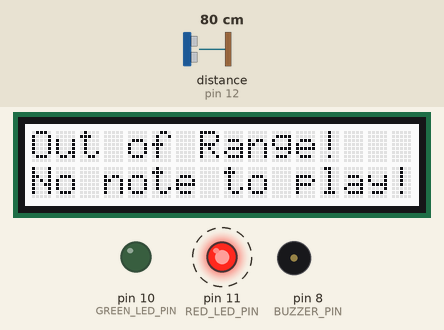
This sketch was run on a simulated Arduino Uno, built with avr-gcc and run on an emulated ATmega328P. Parts: 16×2 character LCD, output pins drawn as LEDs (lit = HIGH), buzzer (waves = sounding). Dashed ring = blinking. The test bench sets the inputs (shaded band); at power-on: distance to the obstacle (sensor on pin 12) 80 cm. The echo pulse lasts 58.3 µs per cm.

Above: at 0.92 s.
1.3 s: distance to the obstacle (sensor on pin 12) set to 18 cm
At 2.0 s:
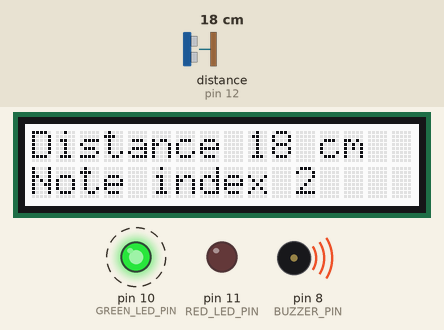
3.7 s: distance to the obstacle (sensor on pin 12) set to 11 cm
At 4.47 s:
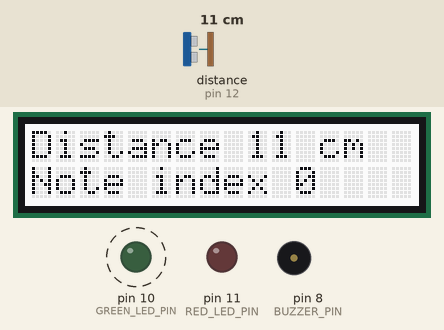
5.4 s: distance to the obstacle (sensor on pin 12) set to 8 cm
At 5.84 s:
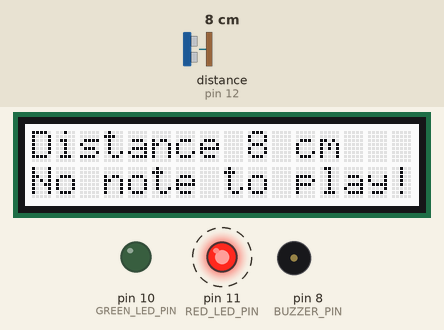
8.1 s: distance to the obstacle (sensor on pin 12) set to 60 cm
At 8.56 s:
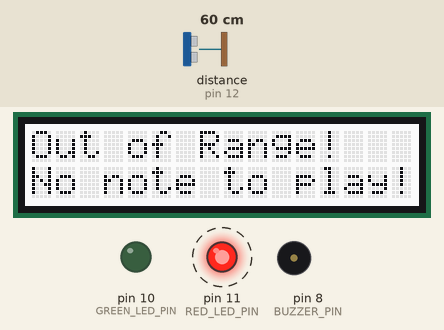
Timing chart, 0 to 11.9 s (numbered marks = the images above; inputs shaded):
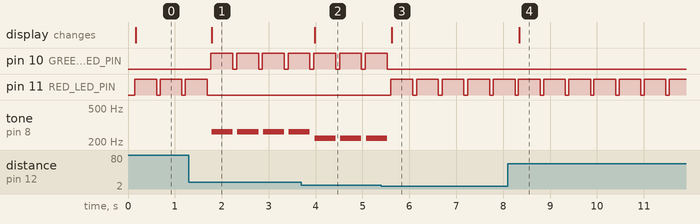

The sketch:

arduino-virtual-piano.ino
```cpp
/*
 * Arduino Virtual Piano - Plays notes relative to the distance measured by the ultrasonic sensor
 *
 * Circuit:
 *
 * - An HC-SR04 ultrasonic sensor connected to pin 13 (trigger) and pin 12 (echo) to measure the distance
 * - A piezo buzzer connected to pin 8 to produce the sound
 * - Optionally a Grove 2x16 LCD display connected to I2C to show some information
 * - Optionally a green led connected to pin 10 to indicate a tone being played
 * - Optionally a red led connected to pin 11 to indicate no tone being played
 *
 * https://github.com/jurgensmit/arduino-virtual-piano
 *
 */

#include <NewPing.h>
#include <Wire.h>
#include "rgb_lcd.h"

#define TRIGGER_PIN    13    // Arduino pin tied to trigger pin on the ultrasonic sensor.
#define ECHO_PIN       12    // Arduino pin tied to echo pin on the ultrasonic sensor.
#define MAX_DISTANCE   42    // Maximum distance we want to ping for (in centimeters). Maximum sensor distance is rated at 400-500cm.
#define RED_LED_PIN    11    // Arduino pin tied to the anode of the red led
#define GREEN_LED_PIN  10    // Arduino pin tied to the anode of the green led
#define BUZZER_PIN     8     // Arduino pin tied to the buzzer
#define NOTE_DURATION  450   // The duration of 1 note

NewPing sonar(TRIGGER_PIN, ECHO_PIN, MAX_DISTANCE);  // NewPing setup of pins and maximum distance.
rgb_lcd lcd;

// Frequency of the noted that can be played (c4..c5)
int notes[] = {
  220, 247, 262, 294, 330, 349, 392, 440
};

void setup() {
  lcd.begin(16, 2);  // Set up the LCD's number of columns and rows:

  pinMode(RED_LED_PIN, OUTPUT);
  pinMode(GREEN_LED_PIN, OUTPUT);
  pinMode(BUZZER_PIN, OUTPUT);

  lcd.clear();
  lcd.print("Virtual Piano");

  turnOffLeds();
}

void turnOnRedLed() {
  digitalWrite(RED_LED_PIN, HIGH);
}

void turnOnGreenLed() {
  digitalWrite(GREEN_LED_PIN, HIGH);
}

void turnOffLeds() {
  digitalWrite(GREEN_LED_PIN, LOW);
  digitalWrite(RED_LED_PIN, LOW);
}

void printDistance(unsigned int distance) {
  lcd.home();
  if(distance > 0) {
    lcd.print(String("Distance ") + String(distance) + String(" cm                "));
  }
  else {
    lcd.print("Out of Range!   ");
  }
}

unsigned int getDistance() {
  delay(50);  // Wait 50ms between pings (about 20 pings/sec). 29ms should be the shortest delay between pings.
  unsigned int distance = sonar.ping_cm(); // Send ping, get distance in centimeters.
  return distance;
}

void printNote(int noteIndex) {
  lcd.setCursor(0, 1);
  if(noteIndex >= 0) {
    lcd.print(String("Note index ") + String(noteIndex) + String("     "));
  }
  else {
    lcd.print("No note to play!");
  }
}

void playNote(unsigned int frequency, unsigned int duration) {
  if(frequency > 0) {
    tone(BUZZER_PIN, frequency);
  }
  delay(duration);
  noTone(BUZZER_PIN);
}

void loop() {
  turnOffLeds();
  unsigned int distance = getDistance();
  printDistance(distance);
  if(distance >= 10 && distance <= 41) {
    turnOnGreenLed();
    unsigned int noteIndex = (distance - 10) / 4;
    printNote(noteIndex);
    playNote(notes[noteIndex], NOTE_DURATION);
  }
  else {
    turnOnRedLed();
    printNote(-1);
    playNote(0, NOTE_DURATION);  // Not play any note, just wait
  }
}
```

Measured:
- the behaviour switches between 10 and 9 cm on distance to the obstacle (sensor on pin 12) (found by bisection; images 2 and 3)
- after the input at 1.3 s, pin 10 (GREEN_LED_PIN): alternates HIGH for 0.47 s and LOW for 0.08 s, starting after 0.47 s; pin 11 (RED_LED_PIN): goes on until 1.7 s, then stays LOW; tone on pin 8 (BUZZER_PIN): alternates 262 Hz for 0.45 s and silent for 0.10 s, starting after 0.48 s; the display: changes after 0.48 s (image 1)
- after the input at 3.7 s, the display: changes after 0.28 s (image 2)
- after the input at 5.4 s, pin 10 (GREEN_LED_PIN): goes on until 5.5 s, then stays LOW; pin 11 (RED_LED_PIN): alternates HIGH for 0.47 s and LOW for 0.08 s, starting after 0.21 s; tone on pin 8 (BUZZER_PIN): goes on until 5.5 s, then stays silent; the display: changes after 0.22 s (image 3)
- after the input at 8.1 s, the display: changes after 0.24 s (image 4)
- by itself, pin 11 (RED_LED_PIN): alternates HIGH for 0.47 s and LOW for 0.07 s
